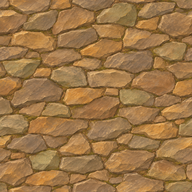
#> input picture tools/meadow_flagstones.png, 192 x 192 px
$ python -i bake_workshop_court.py   (imports and definitions only)
#> lines starting #> are read from the running program, lines starting #| are printed output that depends on the picture
"""Bake corner masks and continuous stone registration for the meadow paving."""
from pathlib import Path
import sys
import numpy as np
from PIL import Image, ImageEnhance, ImageOps

def bake(source, destination):
#> called with source = 'meadow_flagstones.png', destination = 'out.png'
    cell = 64
    period = 3 * cell
    source_image = Image.open(source).convert("RGB").resize((period, period), Image.Resampling.LANCZOS)
#> source_image is the input picture: PIL image 192x192 RGB; mean R, G, B 156.3, 117.3, 71.2
    source_image = ImageEnhance.Color(source_image).enhance(.64)
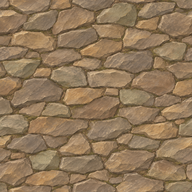
#> source_image: PIL image 192x192 RGB; mean R, G, B 144.1, 119.1, 89.6
    mirrored = Image.new("RGB", (period * 2, period * 2))
#> mirrored: PIL image 384x384 RGB; every value is 0
    mirrored.paste(source_image, (0, 0))
    mirrored.paste(ImageOps.mirror(source_image), (period, 0))
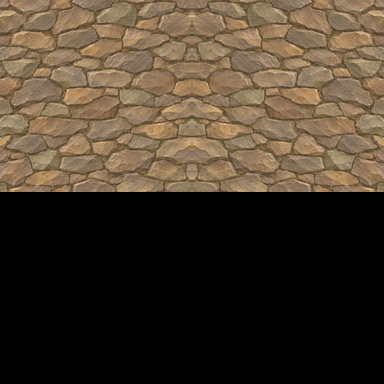
#> mirrored: PIL image 384x384 RGB; mean R, G, B 72, 59.5, 44.8
    mirrored.paste(ImageOps.flip(mirrored.crop((0, 0, period * 2, period))), (0, period))
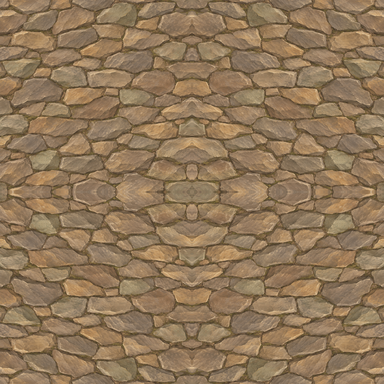
#> mirrored: PIL image 384x384 RGB; mean R, G, B 144.1, 119.1, 89.6
    surface = np.array(mirrored).astype(float)
    atlas = Image.new("RGBA", (cell*24, cell*24))
#> atlas: PIL image 1536x1536 RGBA; every value is 0
    y,x = np.mgrid[:cell,:cell]
    for row in range(6):
        for col in range(6):
            gx,gy = x+col*cell, y+row*cell
            # World-registered irregularity keeps adjoining masks exactly in step.
            u=(x+.5)/cell
            v=(y+.5)/cell
            u=u*u*(3-2*u)
            v=v*v*(3-2*v)
            kernel=[(1-u)*(1-v),u*(1-v),u*v,(1-u)*v]
            wobble=(np.sin(gx*2*np.pi/96+np.sin(gy*2*np.pi/48))*.035+
                    np.sin((gx+gy)*2*np.pi/24)*.017+np.sin((gx*3-gy*2)*2*np.pi/16)*.013)
            rock=surface[row*cell:(row+1)*cell,col*cell:(col+1)*cell]
            for mask in range(1,16):
                field=sum(weight for bit,weight in enumerate(kernel) if mask & (1<<bit))
                dist=field+wobble-.51
                alpha=np.clip((dist+.115)/.15,0,1)
                blend=np.clip((dist+.01)/.16,0,1)[:,:,None]
                turf=rock*np.array([.62,.70,.47])
                color=(rock*.88)*blend+turf*(1-blend)
                pixels=np.dstack((color,alpha*255)).astype(np.uint8)
                atlas.paste(Image.fromarray(pixels),(cell*(col*4+mask%4),cell*(row*4+mask//4)))
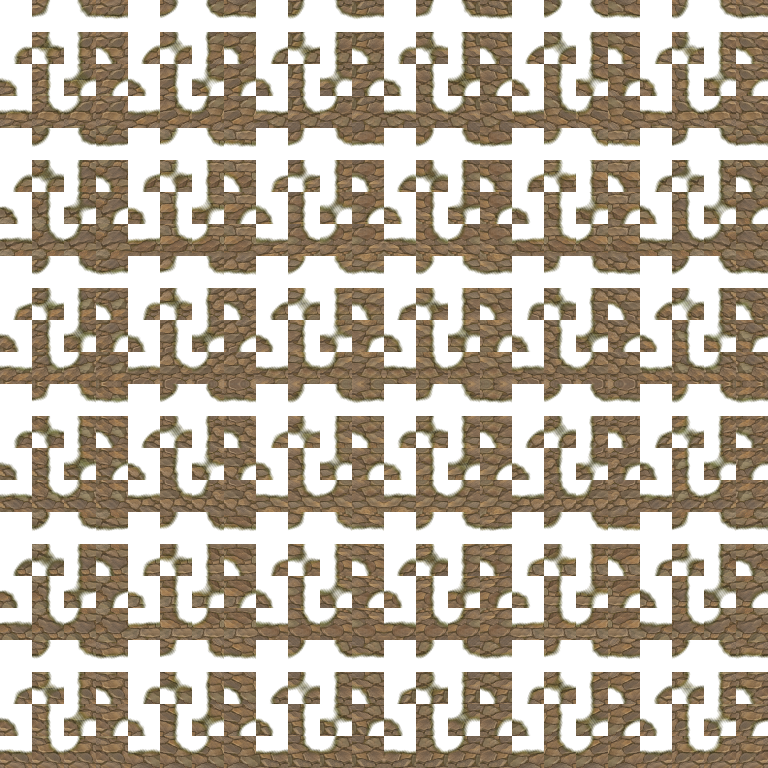
#> atlas: PIL image 1536x1536 RGBA (shown at 1/2 size); mean R, G, B, A 100.1, 87.3, 55.5, 132.5; transparent parts drawn white
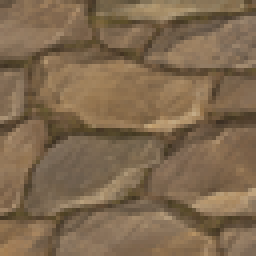
#> pixels: shape (64, 64, 4) (shown 4 times larger); mean R, G, B, A 127.7, 105, 79, 255
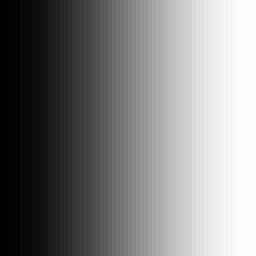
#> u: shape (64, 64) float64 (shown 4 times larger); min 0.000182, max 1, mean 0.5
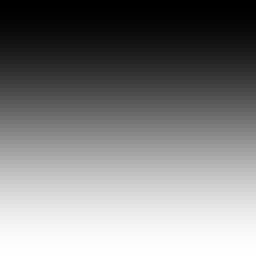
#> v: shape (64, 64) float64 (shown 4 times larger); min 0.000182, max 1, mean 0.5
    atlas.save(destination,lossless=False,quality=90,method=6)

# [1 line not run here, left out]

>>> result = bake('meadow_flagstones.png', 'out.png')
